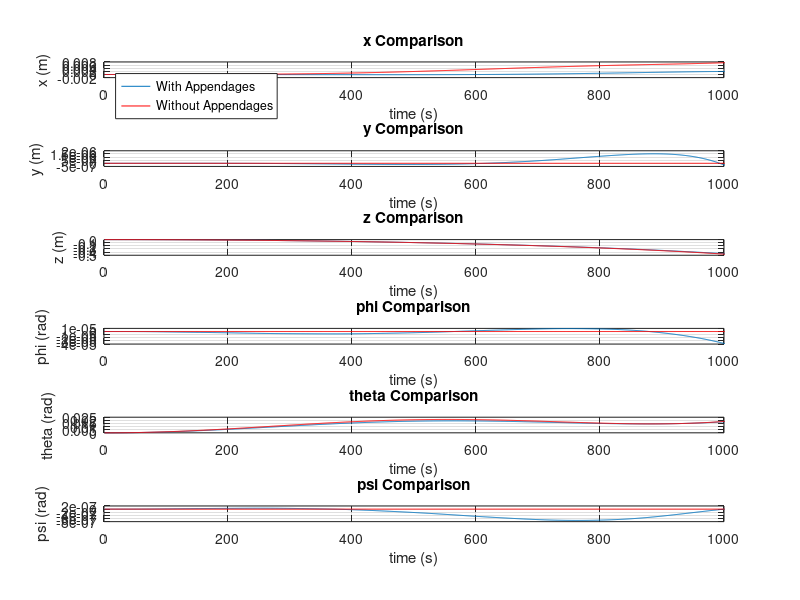
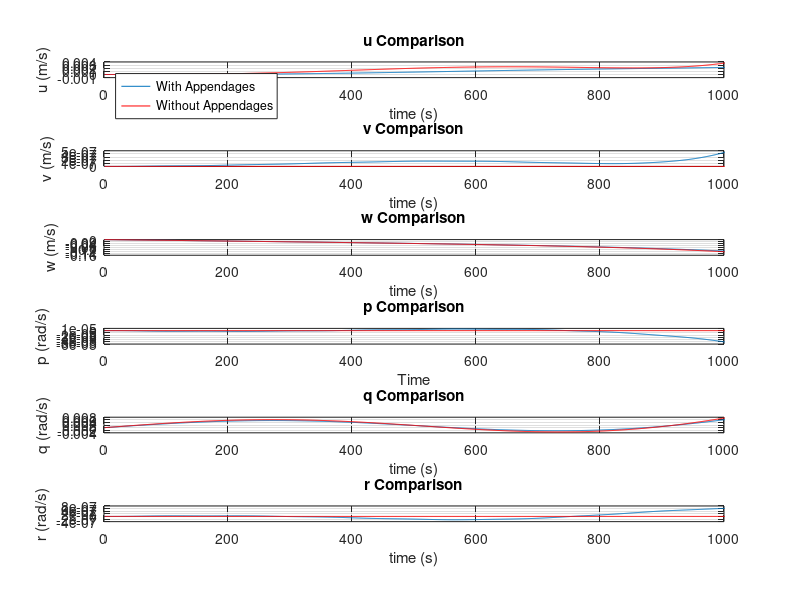
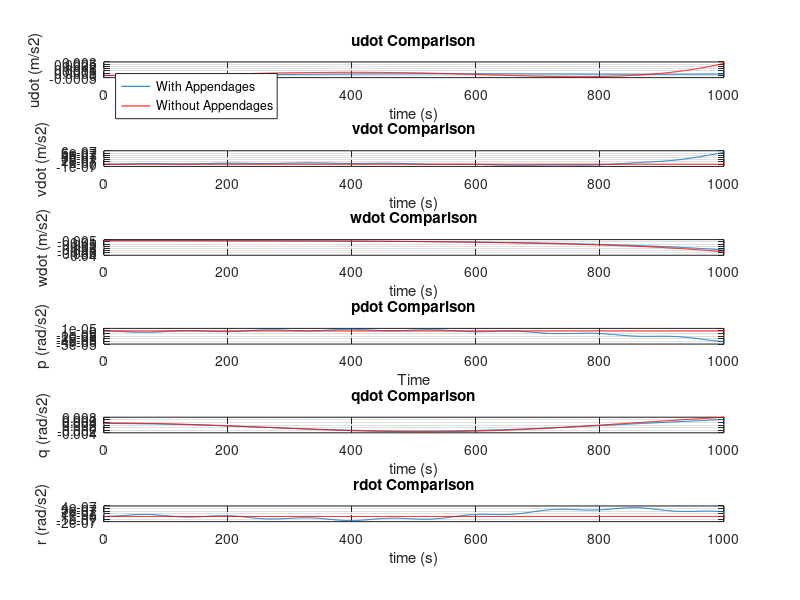

Write MATLAB code to recreate these figures, in order.
% Load Data
WithoutAppendages = load('WithoutAppendages.mat');
WithAppendages = load('WithAppendages.mat');

%% Position
figure('Name','Simulated Position');
subplot(6,1,1); 
plot(WithAppendages.PosE_S(:,1))
hold on
plot(WithoutAppendages.PosE_S(:,1),'r')
title('x Comparison')
xlabel('time (s)')
ylabel('x (m)')
xlim([0 1000])
legend("With Appendages", "Without Appendages", "Location", "northwest")
% ylim([-ylim_linear ylim_linear])
grid on

subplot(6,1,2);
plot(WithAppendages.PosE_S(:,2))
hold on
plot(WithoutAppendages.PosE_S(:,2),'r')
title('y Comparison')
xlabel('time (s)')
ylabel('y (m)')
xlim([0 1000])
% ylim([-ylim_linear ylim_linear])
grid on

subplot(6,1,3);
plot(WithAppendages.PosE_S(:,3))
hold on
plot(WithoutAppendages.PosE_S(:,3),'r')
title('z Comparison')
xlabel('time (s)')
ylabel('z (m)')
xlim([0 1000])
% ylim([-ylim_linear ylim_linear])
grid on

subplot(6,1,4);
plot(WithAppendages.PosE_S(:,4))
hold on
plot(WithoutAppendages.PosE_S(:,4),'r')
title('phi Comparison')
xlabel('time (s)')
ylabel('phi (rad)')
xlim([0 1000])
% ylim([-ylim_angular ylim_angular])
grid on

subplot(6,1,5);
plot(WithAppendages.PosE_S(:,5))
hold on
plot(WithoutAppendages.PosE_S(:,5),'r')
title('theta Comparison')
xlabel('time (s)')
ylabel('theta (rad)')
xlim([0 1000])
% ylim([-ylim_angular ylim_angular])
grid on

subplot(6,1,6);
plot(WithAppendages.PosE_S(:,6))
hold on
plot(WithoutAppendages.PosE_S(:,6),'r')
title('psi Comparison')
xlabel('time (s)')
ylabel('psi (rad)')
xlim([0 1000])
% ylim([-ylim_angular ylim_angular])
grid on

%% Velocity
figure('Name','Simulated Velocity');
subplot(6,1,1);
plot(WithAppendages.VitB_S(:,1))
hold on
plot(WithoutAppendages.VitB_S(:,1),'r')
title('u Comparison')
xlabel('time (s)')
ylabel('u (m/s)')
xlim([0 1000])
legend("With Appendages", "Without Appendages", "Location", "northwest")
% ylim([-ylim_linear ylim_linear])
grid on

subplot(6,1,2);
plot(WithAppendages.VitB_S(:,2))
hold on
plot(WithoutAppendages.VitB_S(:,2),'r')
title('v Comparison')
xlabel('time (s)')
ylabel('v (m/s)')
xlim([0 1000])
% ylim([-ylim_linear ylim_linear])
grid on

subplot(6,1,3);
plot(WithAppendages.VitB_S(:,3))
hold on
plot(WithoutAppendages.VitB_S(:,3),'r')
title('w Comparison')
xlabel('time (s)')
ylabel('w (m/s)')
xlim([0 1000])
% ylim([-ylim_linear ylim_linear])
grid on

subplot(6,1,4);
plot(WithAppendages.VitB_S(:,4))
hold on
plot(WithoutAppendages.VitB_S(:,4),'r')
title('p Comparison')
xlabel('Time')
ylabel('p (rad/s)')
xlim([0 1000])
% ylim([-ylim_angular ylim_angular])
grid on

subplot(6,1,5);
plot(WithAppendages.VitB_S(:,5))
hold on
plot(WithoutAppendages.VitB_S(:,5),'r')
title('q Comparison')
xlabel('time (s)')
ylabel('q (rad/s)')
xlim([0 1000])
% ylim([-ylim_angular ylim_angular])
grid on

subplot(6,1,6);
plot(WithAppendages.VitB_S(:,6))
hold on
plot(WithoutAppendages.VitB_S(:,6),'r')
title('r Comparison')
xlabel('time (s)')
ylabel('r (rad/s)')
xlim([0 1000])
% ylim([-ylim_angular ylim_angular])
grid on

%% Acceleration
figure('Name','Simulated Acceleration');
subplot(6,1,1);
plot(WithAppendages.AccB_S(:,1))
hold on
plot(WithoutAppendages.AccB_S(:,1),'r')
title('udot Comparison')
xlabel('time (s)')
ylabel('udot (m/s2)')
xlim([0 1000])
legend("With Appendages", "Without Appendages", "Location", "northwest")
% ylim([-ylim_linear ylim_linear])
grid on

subplot(6,1,2);
plot(WithAppendages.AccB_S(:,2))
hold on
plot(WithoutAppendages.AccB_S(:,2),'r')
title('vdot Comparison')
xlabel('time (s)')
ylabel('vdot (m/s2)')
xlim([0 1000])
% ylim([-ylim_linear ylim_linear])
grid on

subplot(6,1,3);
plot(WithAppendages.AccB_S(:,3))
hold on
plot(WithoutAppendages.AccB_S(:,3),'r')
title('wdot Comparison')
xlabel('time (s)')
ylabel('wdot (m/s2)')
xlim([0 1000])
% ylim([-ylim_linear ylim_linear])
grid on

subplot(6,1,4);
plot(WithAppendages.AccB_S(:,4))
hold on
plot(WithoutAppendages.AccB_S(:,4),'r')
title('pdot Comparison')
xlabel('Time')
ylabel('p (rad/s2)')
xlim([0 1000])
% ylim([-ylim_angular ylim_angular])
grid on

subplot(6,1,5);
plot(WithAppendages.AccB_S(:,5))
hold on
plot(WithoutAppendages.AccB_S(:,5),'r')
title('qdot Comparison')
xlabel('time (s)')
ylabel('q (rad/s2)')
xlim([0 1000])
% ylim([-ylim_angular ylim_angular])
grid on

subplot(6,1,6);
plot(WithAppendages.AccB_S(:,6))
hold on
plot(WithoutAppendages.AccB_S(:,6),'r')
title('rdot Comparison')
xlabel('time (s)')
ylabel('r (rad/s2)')
xlim([0 1000])
% ylim([-ylim_angular ylim_angular])
grid on